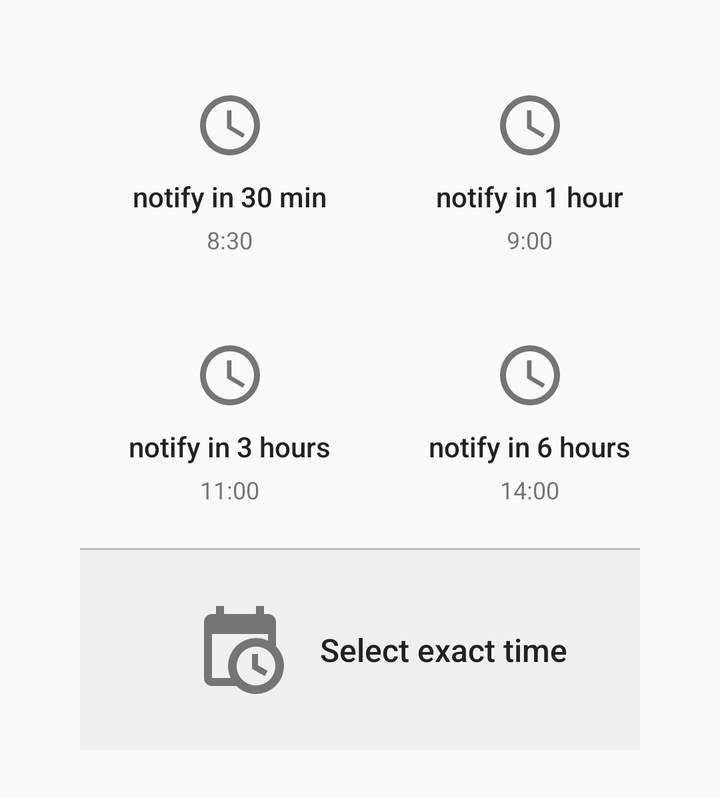
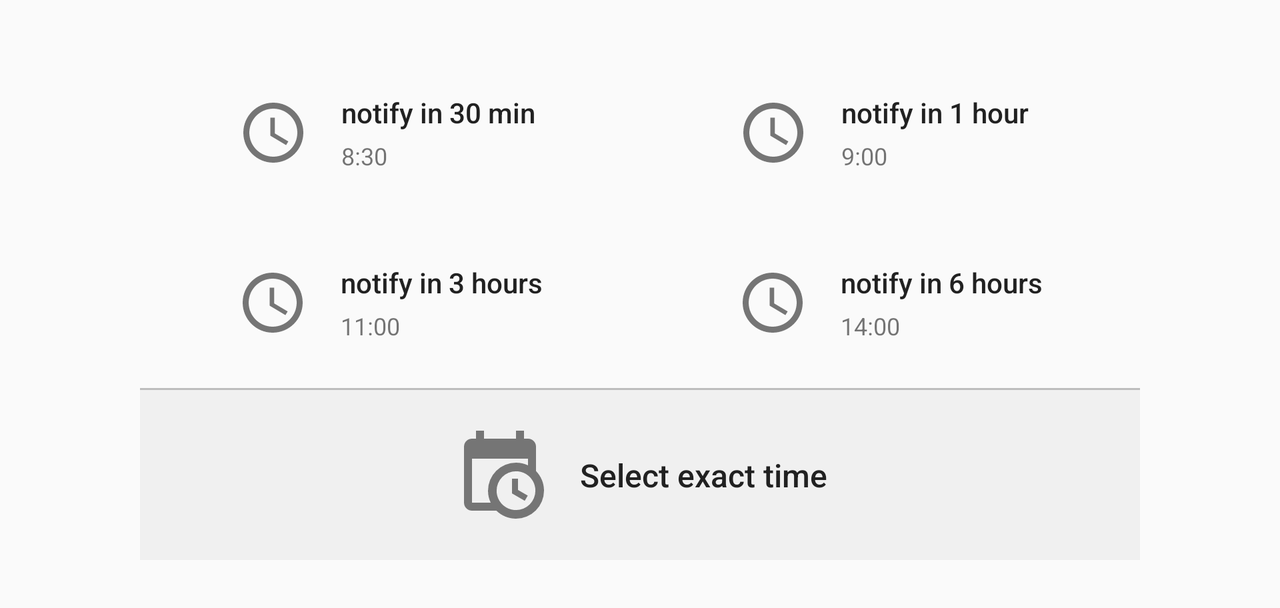

Compare how this app lays out the same screen by default and in its alternative resource folder. The renders come first, then the two layout files and the values they reference.
<!-- AndroidManifest.xml: application theme AppTheme -->
<!-- res/layout/fragment_dialog_task_notification.xml -->
<?xml version="1.0" encoding="utf-8"?>
<LinearLayout xmlns:android="http://schemas.android.com/apk/res/android"
    android:orientation="vertical"
    android:layout_width="wrap_content"
    android:layout_height="wrap_content"
    android:layout_marginLeft="40dp"
    android:layout_marginRight="40dp"
    android:layout_marginTop="24dp"
    android:layout_marginBottom="24dp"
    android:layout_gravity="center">

    <LinearLayout
        android:layout_width="3000dp"
        android:layout_height="125dp"
        android:orientation="horizontal">

        <LinearLayout
            android:id="@+id/task_notify_in_30_min"
            android:layout_width="150dp"
            android:layout_height="125dp"
            android:background="?attr/selectableItemBackground"
            android:clickable="true"
            android:gravity="center"
            android:orientation="vertical">

            <ImageView
                android:layout_width="36dp"
                android:layout_height="36dp"
                android:layout_marginBottom="8dp"
                android:src="@drawable/ic_time_gray_48dp" />

            <TextView
                android:layout_width="wrap_content"
                android:layout_height="wrap_content"
                android:layout_marginBottom="4dp"
                android:lines="1"
                android:text="notify in 30 min"
                android:textAppearance="@android:style/TextAppearance.DeviceDefault.Medium"
                android:textColor="@color/primaryTextColor"
                android:textSize="14sp" />

            <TextView
                android:layout_width="wrap_content"
                android:layout_height="wrap_content"
                android:lines="1"
                android:text="8:30"
                android:textAppearance="@android:style/TextAppearance.DeviceDefault.Small"
                android:textSize="12sp" />

        </LinearLayout>

        <LinearLayout
            android:id="@+id/task_notify_in_1_hour"
            android:layout_width="150dp"
            android:layout_height="125dp"
            android:background="?attr/selectableItemBackground"
            android:clickable="true"
            android:gravity="center"
            android:orientation="vertical">

            <ImageView
                android:layout_width="36dp"
                android:layout_height="36dp"
                android:layout_marginBottom="8dp"
                android:src="@drawable/ic_time_gray_48dp" />

            <TextView
                android:layout_width="wrap_content"
                android:layout_height="wrap_content"
                android:layout_marginBottom="4dp"
                android:lines="1"
                android:text="notify in 1 hour"
                android:textAppearance="@android:style/TextAppearance.DeviceDefault.Medium"
                android:textColor="@color/primaryTextColor"
                android:textSize="14sp" />

            <TextView
                android:layout_width="wrap_content"
                android:layout_height="wrap_content"
                android:lines="1"
                android:text="9:00"
                android:textAppearance="@android:style/TextAppearance.DeviceDefault.Small"
                android:textSize="12sp" />

        </LinearLayout>

    </LinearLayout>

    <LinearLayout
        android:layout_width="300dp"
        android:layout_height="125dp"
        android:orientation="horizontal">

        <LinearLayout
            android:id="@+id/task_notify_in_3_hours"
            android:layout_width="150dp"
            android:layout_height="125dp"
            android:orientation="vertical"
            android:gravity="center"
            android:clickable="true"
            android:background="?attr/selectableItemBackground">

            <ImageView
                android:src="@drawable/ic_time_gray_48dp"
                android:layout_width="36dp"
                android:layout_height="36dp"
                android:layout_marginBottom="8dp"/>

            <TextView
                android:layout_width="wrap_content"
                android:layout_height="wrap_content"
                android:layout_marginBottom="4dp"
                android:lines="1"
                android:text="notify in 3 hours"
                android:textAppearance="@android:style/TextAppearance.DeviceDefault.Medium"
                android:textColor="@color/primaryTextColor"
                android:textSize="14sp" />

            <TextView
                android:layout_width="wrap_content"
                android:layout_height="wrap_content"
                android:lines="1"
                android:text="11:00"
                android:textAppearance="@android:style/TextAppearance.DeviceDefault.Small"
                android:textSize="12sp" />

        </LinearLayout>

        <LinearLayout
            android:id="@+id/task_notify_in_6_hours"
            android:layout_width="150dp"
            android:layout_height="125dp"
            android:orientation="vertical"
            android:gravity="center"
            android:clickable="true"
            android:background="?attr/selectableItemBackground">

            <ImageView
                android:src="@drawable/ic_time_gray_48dp"
                android:layout_width="36dp"
                android:layout_height="36dp"
                android:layout_marginBottom="8dp"/>

            <TextView
                android:layout_width="wrap_content"
                android:layout_height="wrap_content"
                android:layout_marginBottom="4dp"
                android:lines="1"
                android:text="notify in 6 hours"
                android:textAppearance="@android:style/TextAppearance.DeviceDefault.Medium"
                android:textColor="@color/primaryTextColor"
                android:textSize="14sp" />

            <TextView
                android:layout_width="wrap_content"
                android:layout_height="wrap_content"
                android:lines="1"
                android:text="14:00"
                android:textAppearance="@android:style/TextAppearance.DeviceDefault.Small"
                android:textSize="12sp" />

        </LinearLayout>

    </LinearLayout>
    <View
        android:layout_width="match_parent"
        android:layout_height="1dp"
        android:background="@color/dividerColor"/>

    <FrameLayout
        android:layout_width="300dp"
        android:layout_height="100dp"
        android:background="@color/backgroundColor">

        <LinearLayout
            android:id="@+id/task_select_exact_time"
            android:layout_width="match_parent"
            android:layout_height="match_parent"
            android:clickable="true"
            android:background="?attr/selectableItemBackground"
            android:orientation="horizontal"
            android:gravity="center">

            <ImageView
                android:layout_width="48dp"
                android:layout_height="48dp"
                android:src="@drawable/calendar_clock"
                android:layout_margin="16dp"/>

            <TextView
                android:layout_width="wrap_content"
                android:layout_height="wrap_content"
                android:text="Select exact time"
                android:textAppearance="@android:style/TextAppearance.DeviceDefault.Medium"
                android:textColor="@color/primaryTextColor"
                android:textSize="16sp"
                android:layout_marginRight="16dp"/>

        </LinearLayout>

    </FrameLayout>

</LinearLayout>
<!-- resources referenced by this layout -->
<resources>
  <color name="backgroundColor">#fff0f0f0</color>
  <color name="dividerColor">#BDBDBD</color>
  <color name="primaryTextColor">#212121</color>
  <!-- drawable calendar_clock (drawable) -->
  <vector xmlns:android="http://schemas.android.com/apk/res/android"
      android:height="24dp"
      android:width="24dp"
      android:viewportWidth="24"
      android:viewportHeight="24">
      <path android:fillColor="#757575" android:pathData="M15,13H16.5V15.82L18.94,17.23L18.19,18.53L15,16.69V13M19,8H5V19H9.67C9.24,18.09 9,17.07 9,16A7,7 0 0,1 16,9C17.07,9 18.09,9.24 19,9.67V8M5,21C3.89,21 3,20.1 3,19V5C3,3.89 3.89,3 5,3H6V1H8V3H16V1H18V3H19A2,2 0 0,1 21,5V11.1C22.24,12.36 23,14.09 23,16A7,7 0 0,1 16,23C14.09,23 12.36,22.24 11.1,21H5M16,11.15A4.85,4.85 0 0,0 11.15,16C11.15,18.68 13.32,20.85 16,20.85A4.85,4.85 0 0,0 20.85,16C20.85,13.32 18.68,11.15 16,11.15Z" />
  </vector>
  <!-- drawable ic_time_gray_48dp (drawable) -->
  <vector android:height="48dp" android:viewportHeight="24.0"
      android:viewportWidth="24.0" android:width="48dp" xmlns:android="http://schemas.android.com/apk/res/android">
      <path android:fillColor="#757575" android:pathData="M11.99,2C6.47,2 2,6.48 2,12s4.47,10 9.99,10C17.52,22 22,17.52 22,12S17.52,2 11.99,2zM12,20c-4.42,0 -8,-3.58 -8,-8s3.58,-8 8,-8 8,3.58 8,8 -3.58,8 -8,8zM12.5,7H11v6l5.25,3.15 0.75,-1.23 -4.5,-2.67z"/>
  </vector>
  <!-- from res/values-v21/ -->
  <style name="AppTheme" parent="Theme.AppCompat.Light.DarkActionBar">
          
          <item name="colorPrimary">@color/colorPrimary</item>
          <item name="colorPrimaryDark">@color/colorPrimaryDark</item>
          <item name="colorAccent">@color/colorAccent</item>
          <item name="preferenceTheme">@style/PreferenceThemeOverlay</item>
          
          
      </style>
  <color name="colorPrimary">#795548</color>
  <color name="colorPrimaryDark">#5d4037</color>
  <color name="colorAccent">#ff9800</color>
</resources>
<!-- res/layout-land/fragment_dialog_task_notification.xml (the repository's variant of the layout above) -->
<!-- drawn on the phone turned sideways -->
<?xml version="1.0" encoding="utf-8"?>
<LinearLayout xmlns:android="http://schemas.android.com/apk/res/android"
    xmlns:tools="http://schemas.android.com/tools"
    android:orientation="vertical"
    android:layout_width="wrap_content"
    android:layout_height="wrap_content"
    android:layout_marginLeft="40dp"
    android:layout_marginRight="40dp"
    android:layout_marginTop="24dp"
    android:layout_marginBottom="24dp"
    android:layout_gravity="center">

    <LinearLayout
        android:layout_width="500dp"
        android:layout_height="85dp"
        android:orientation="horizontal">

        <LinearLayout
            android:id="@+id/task_notify_in_30_min"
            android:layout_width="250dp"
            android:layout_height="85dp"
            android:orientation="horizontal"
            android:gravity="center"
            android:clickable="true"
            android:background="?attr/selectableItemBackground">

            <ImageView
                android:src="@drawable/ic_time_gray_48dp"
                android:layout_width="36dp"
                android:layout_height="36dp"
                android:layout_margin="16dp"/>

            <LinearLayout
                android:layout_width="wrap_content"
                android:layout_height="wrap_content"
                android:orientation="vertical"
                android:layout_marginRight="16dp">

                <TextView
                    android:layout_width="wrap_content"
                    android:layout_height="wrap_content"
                    android:layout_marginBottom="4dp"
                    android:lines="1"
                    android:text="notify in 30 min "
                    android:textAppearance="@android:style/TextAppearance.DeviceDefault.Medium"
                    android:textColor="@color/primaryTextColor"
                    android:textSize="14sp" />

                <TextView
                    android:id="@+id/task_notify_in_30_min_time"
                    android:layout_width="wrap_content"
                    android:layout_height="wrap_content"
                    android:lines="1"
                    tools:text="8:30"
                    android:textAppearance="@android:style/TextAppearance.DeviceDefault.Small"
                    android:textSize="12sp" />

            </LinearLayout>

        </LinearLayout>

        <LinearLayout
            android:id="@+id/task_notify_in_1_hour"
            android:layout_width="250dp"
            android:layout_height="85dp"
            android:orientation="horizontal"
            android:gravity="center"
            android:clickable="true"
            android:background="?attr/selectableItemBackground">

            <ImageView
                android:src="@drawable/ic_time_gray_48dp"
                android:layout_width="36dp"
                android:layout_height="36dp"
                android:layout_margin="16dp"/>

            <LinearLayout
                android:layout_width="wrap_content"
                android:layout_height="wrap_content"
                android:orientation="vertical"
                android:layout_marginRight="16dp">

                <TextView
                    android:layout_width="wrap_content"
                    android:layout_height="wrap_content"
                    android:layout_marginBottom="4dp"
                    android:lines="1"
                    android:text="notify in 1 hour  "
                    android:textAppearance="@android:style/TextAppearance.DeviceDefault.Medium"
                    android:textColor="@color/primaryTextColor"
                    android:textSize="14sp" />

                <TextView
                    android:id="@+id/task_notify_in_1_hour_time"
                    android:layout_width="wrap_content"
                    android:layout_height="wrap_content"
                    android:lines="1"
                    tools:text="9:00"
                    android:textAppearance="@android:style/TextAppearance.DeviceDefault.Small"
                    android:textSize="12sp" />

            </LinearLayout>

        </LinearLayout>

    </LinearLayout>

    <LinearLayout
        android:layout_width="500dp"
        android:layout_height="85dp"
        android:orientation="horizontal">

        <LinearLayout
            android:id="@+id/task_notify_in_3_hours"
            android:layout_width="250dp"
            android:layout_height="85dp"
            android:orientation="horizontal"
            android:gravity="center"
            android:clickable="true"
            android:background="?attr/selectableItemBackground">

            <ImageView
                android:src="@drawable/ic_time_gray_48dp"
                android:layout_width="36dp"
                android:layout_height="36dp"
                android:layout_margin="16dp"/>

            <LinearLayout
                android:layout_width="wrap_content"
                android:layout_height="wrap_content"
                android:orientation="vertical"
                android:layout_marginRight="16dp">

                <TextView
                    android:layout_width="wrap_content"
                    android:layout_height="wrap_content"
                    android:layout_marginBottom="4dp"
                    android:lines="1"
                    android:text="notify in 3 hours"
                    android:textAppearance="@android:style/TextAppearance.DeviceDefault.Medium"
                    android:textColor="@color/primaryTextColor"
                    android:textSize="14sp" />

                <TextView
                    android:id="@+id/task_notify_in_3_hours_time"
                    android:layout_width="wrap_content"
                    android:layout_height="wrap_content"
                    android:lines="1"
                    tools:text="11:00"
                    android:textAppearance="@android:style/TextAppearance.DeviceDefault.Small"
                    android:textSize="12sp" />

            </LinearLayout>

        </LinearLayout>

        <LinearLayout
            android:id="@+id/task_notify_in_6_hours"
            android:layout_width="250dp"
            android:layout_height="85dp"
            android:orientation="horizontal"
            android:gravity="center"
            android:clickable="true"
            android:background="?attr/selectableItemBackground">

            <ImageView
                android:src="@drawable/ic_time_gray_48dp"
                android:layout_width="36dp"
                android:layout_height="36dp"
                android:layout_margin="16dp"/>

            <LinearLayout
                android:layout_width="wrap_content"
                android:layout_height="wrap_content"
                android:orientation="vertical"
                android:layout_marginRight="16dp">

                <TextView
                    android:layout_width="wrap_content"
                    android:layout_height="wrap_content"
                    android:layout_marginBottom="4dp"
                    android:lines="1"
                    android:text="notify in 6 hours"
                    android:textAppearance="@android:style/TextAppearance.DeviceDefault.Medium"
                    android:textColor="@color/primaryTextColor"
                    android:textSize="14sp" />

                <TextView
                    android:id="@+id/task_notify_in_6_hours_time"
                    android:layout_width="wrap_content"
                    android:layout_height="wrap_content"
                    android:lines="1"
                    tools:text="14:00"
                    android:textAppearance="@android:style/TextAppearance.DeviceDefault.Small"
                    android:textSize="12sp" />

            </LinearLayout>

        </LinearLayout>

    </LinearLayout>
    <View
        android:layout_width="match_parent"
        android:layout_height="1dp"
        android:background="@color/dividerColor"/>

    <FrameLayout
        android:layout_width="500dp"
        android:layout_height="85dp"
        android:background="@color/backgroundColor">

        <LinearLayout
            android:id="@+id/task_select_exact_time"
            android:layout_width="match_parent"
            android:layout_height="match_parent"
            android:background="?attr/selectableItemBackground"
            android:clickable="true"
            android:gravity="center"
            android:orientation="horizontal">

            <ImageView
                android:layout_width="48dp"
                android:layout_height="48dp"
                android:layout_margin="16dp"
                android:src="@drawable/calendar_clock" />

            <TextView
                android:layout_width="wrap_content"
                android:layout_height="wrap_content"
                android:layout_marginRight="16dp"
                android:text="Select exact time"
                android:textAppearance="@android:style/TextAppearance.DeviceDefault.Medium"
                android:textColor="@color/primaryTextColor"
                android:textSize="16sp" />

        </LinearLayout>

    </FrameLayout>

</LinearLayout>
